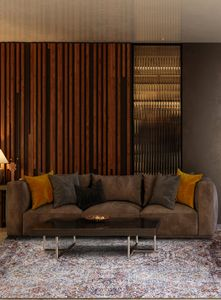
#> input picture media/catalog/1122/6644/22-cfd3a07b-80cd-4386-bb7d-2fa4b31c397f-900x-listing.jpg, 221 x 300 px; its folder holds only this picture in this run
$ python remove-padding-media.py
#> lines starting #> are read from the running program, lines starting #| are printed output that depends on the picture; after the words box and inside, x2 and y2 are one past the last pixel; in counts of white or black regions, pixels touching at a corner belong together
import os
import cv2
import numpy as np

INP = 'media/catalog/'
OUT = 'media/catalog1/'
os.makedirs(OUT, exist_ok=True)


# for i in os.p

def crop(x, x1):
    img = cv2.imread(x)  # Read in the image and convert to grayscale
#> img is the input picture: shape (300, 221, 3); mean B, G, R 54.9, 68.9, 91.6
    img = img[:-20, :-20]  # Perform pre-cropping
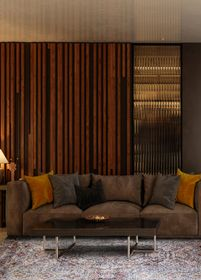
#> img: shape (280, 201, 3); mean B, G, R 45.7, 61.2, 85.3
    gray = cv2.cvtColor(img, cv2.COLOR_BGR2GRAY)
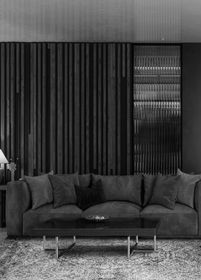
#> gray: shape (280, 201); min 0, max 246, mean 66.6
    gray = 255 * (gray < 128).astype(np.uint8)  # To invert the text to white
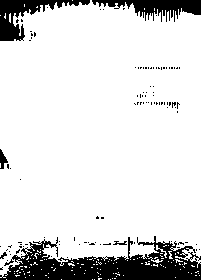
#> gray: shape (280, 201); 86.5% white; 105 black regions (99 under 20 px), largest, box (x1, y1, x2, y2) and area: (0, 236, 201, 280) 4711, (0, 0, 90, 41) 1272, (92, 0, 201, 22) 1161, (0, 149, 8, 169) 85, (113, 241, 127, 245) 33, (0, 252, 7, 259) 24
    gray = cv2.morphologyEx(gray, cv2.MORPH_OPEN, np.ones((2, 2), dtype=np.uint8))  # Perform noise filtering
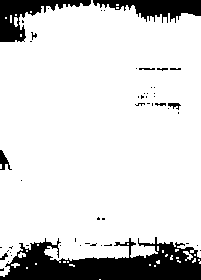
#> gray: shape (280, 201); 85.2% white; 52 black regions (41 under 20 px), largest, box (x1, y1, x2, y2) and area: (0, 237, 201, 280) 5109, (0, 0, 91, 42) 1445, (93, 0, 201, 23) 1342
    coords = cv2.findNonZero(gray)  # Find all non-zero points (text)
#> coords = contour of 47952 points, box (x1, y1, x2, y2) (0, 0, 201, 280), area 277
    x, y, w, h = cv2.boundingRect(coords)  # Find minimum spanning bounding box
#> x = 0; y = 0; w = 201; h = 280
    rect = img[y:y + h, x:x + w]  # Crop the image - note we do this on the original image
    cv2.imshow("Cropped", rect)  # Show it
    # cv2.waitKey(0)
    # cv2.destroyAllWindows()
    cv2.imwrite(x1, rect)  # Save the image


for i in os.listdir(INP):
    for j in os.listdir(INP + i):
        for k in os.listdir(f'{INP}{i}/{j}'):
            inp = f'{INP}{i}/{j}/'
            out = f'{OUT}{i}/{j}/'
            os.makedirs(out, exist_ok=True)
            print(k)
            crop(inp + k, out + k)
#> pass 2 of the loop `for i in os.listdir(INP):`:
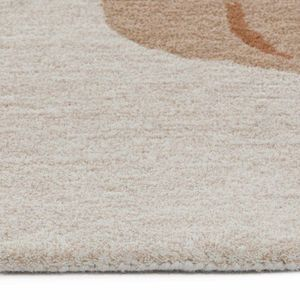
#> input picture media/catalog/1136/3406/4-b7f89fc3-0645-4f5d-a099-bb4214074f49-1000x-listing.jpg, 300 x 300 px
#> in crop, img is the input picture: shape (300, 300, 3); mean B, G, R 180.9, 190.4, 199.8
#> img: shape (280, 280, 3)
#> in crop (call 2), `gray = cv2.morphologyEx(gray, cv2.MORPH_OPEN, np.ones((2, 2), dtype=np..`:
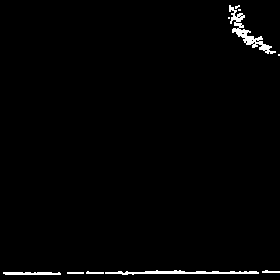
#> gray: shape (280, 280); 1.5% white; 10 white regions (4 under 20 px), largest, box (x1, y1, x2, y2) and area: (229, 5, 276, 54) 500, (105, 270, 259, 275) 402, (3, 272, 61, 275) 159, (262, 270, 280, 273) 39, (86, 271, 104, 274) 38, (67, 272, 84, 274) 34
#> coords = contour of 1198 points, box (x1, y1, x2, y2) (3, 5, 280, 275), area 10970
#> x = 3; y = 5; w = 277; h = 270
#> in crop (call 2), `rect = img[y:y + h, x:x + w]`:
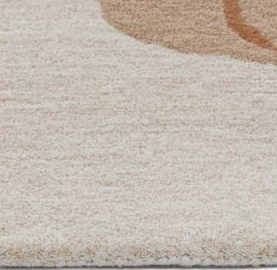
#> rect: shape (270, 277, 3); mean B, G, R 175.3, 185.5, 195.3
